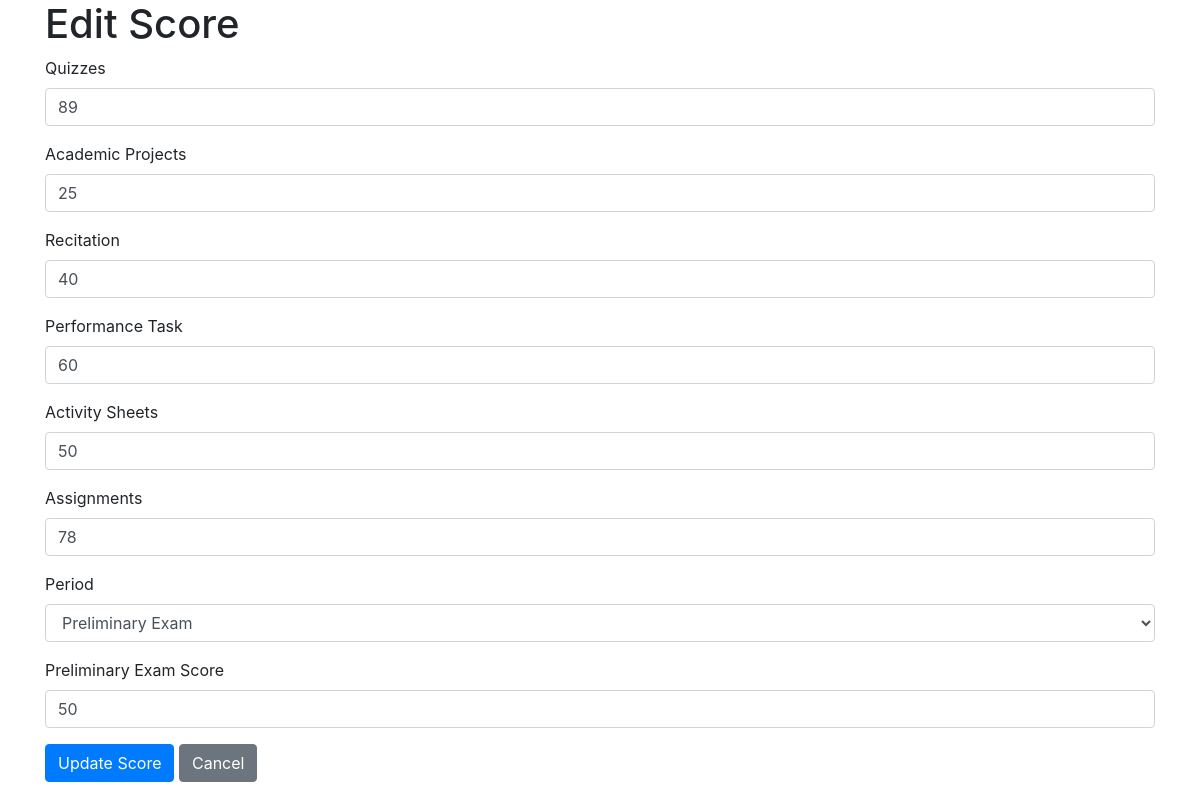
The app's page /edit_score.php?id=46, older data.
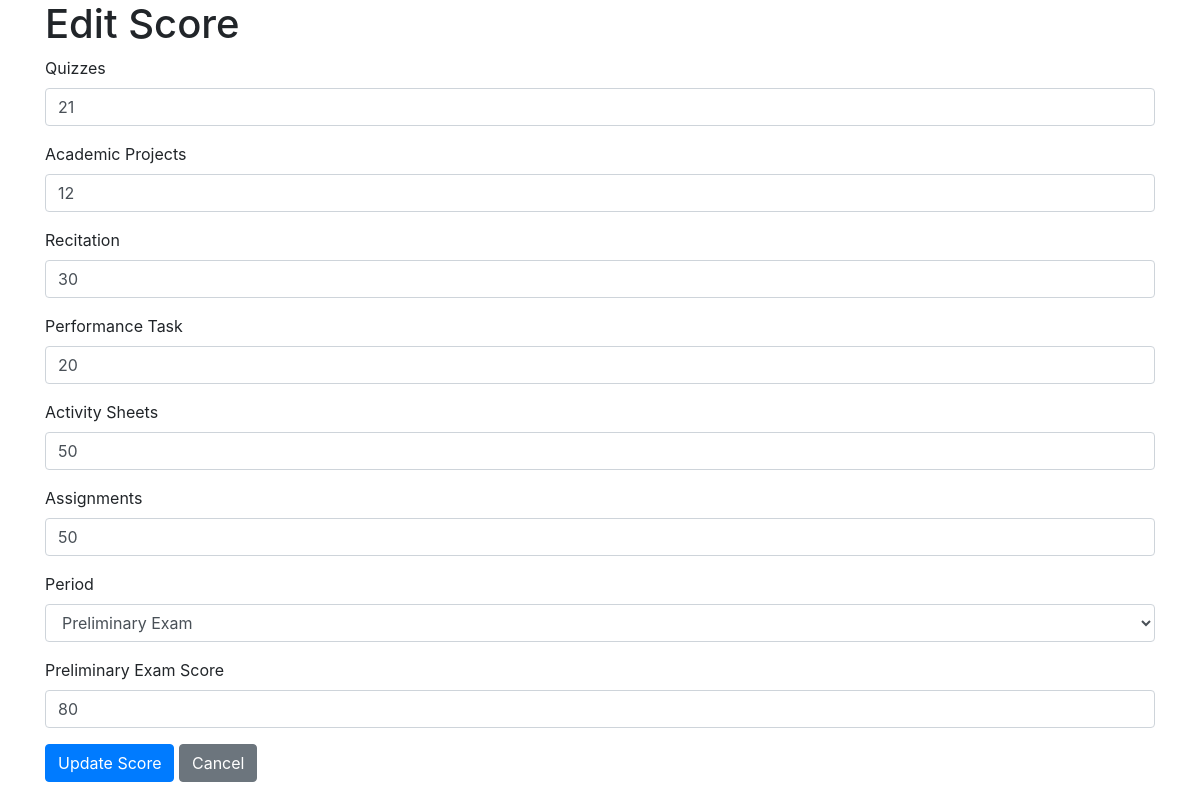
The same page, newer data.
### tables this page shows
CREATE TABLE `grades` (
  `id` int(11) NOT NULL,
  `student_id` int(11) DEFAULT NULL,
  `course_id` int(11) DEFAULT NULL,
  `period` enum('1','2','3','4','PE','ME','SFE','FE') DEFAULT NULL,
  `quizzes` float DEFAULT NULL,
  `academic_projects` float DEFAULT NULL,
  `recitation` float DEFAULT NULL,
  `performance_task` float DEFAULT NULL,
  `activity_sheets` float DEFAULT NULL,
  `assignments` float DEFAULT NULL,
  `prelim_exam` float DEFAULT NULL,
  `midterm_exam` float DEFAULT NULL,
  `semi_final_exam` float DEFAULT NULL,
  `final_exam` float DEFAULT NULL,
  `exam_score` float DEFAULT NULL,
  `remarks` varchar(20) DEFAULT NULL,
  `lec_lab` enum('LEC','LAB') DEFAULT NULL,
  `units` int(11) DEFAULT NULL,
  `total_units` int(11) DEFAULT NULL,
  `total_load_units` int(11) DEFAULT NULL,
  `status` enum('enrolled','dropped','completed') DEFAULT 'enrolled'
);

### edit_score.php (the view, shortened to what this page needs)
<?php
include 'config.php';
if ($_SERVER['REQUEST_METHOD'] === 'GET' && isset($_GET['id'])) {
    $grade_id = $_GET['id'];
    $sql = "SELECT * FROM grades WHERE id = ?";
    $stmt = $conn->prepare($sql);
    $stmt->bind_param("i", $grade_id);
    $stmt->execute();
    $result = $stmt->get_result();
    $grade = $result->fetch_assoc();
}
?>
<!DOCTYPE html>
<html lang="en">
<head>
    <link rel="stylesheet" href="assets/css/bootstrap.min.css">
</head>
<body>
    <div class="container">
        <h1>Edit Score</h1>
        <form method="POST" action="edit_score.php">
            <div class="form-group">
                <label>Quizzes</label>
                <input type="number" name="quizzes" class="form-control" value="<?php echo $grade['quizzes']; ?>" required>
            </div>
            <div class="form-group">
                <label>Academic Projects</label>
                <input type="number" name="academic_projects" class="form-control" value="<?php echo $grade['academic_projects']; ?>" required>
            </div>
            <div class="form-group">
                <label>Recitation</label>
                <input type="number" name="recitation" class="form-control" value="<?php echo $grade['recitation']; ?>" required>
            </div>
            <div class="form-group">
                <label>Performance Task</label>
                <input type="number" name="performance_task" class="form-control" value="<?php echo $grade['performance_task']; ?>" required>
            </div>
            <div class="form-group">
                <label>Activity Sheets</label>
                <input type="number" name="activity_sheets" class="form-control" value="<?php echo $grade['activity_sheets']; ?>" required>
            </div>
            <div class="form-group">
                <label>Assignments</label>
                <input type="number" name="assignments" class="form-control" value="<?php echo $grade['assignments']; ?>" required>
            </div>
            <div class="form-group">
                <label>Period</label>
                <select name="period" id="period" class="form-control" onchange="updateExamFields()">
                    <option value="PE" <?php if ($grades['period'] == 'PE') echo 'selected'; ?>>Preliminary Exam</option>
                </select>
            </div>
            <div class="form-group" id="prelim_exam_div" style="display: none;">
                <label for="prelim_exam">Preliminary Exam Score</label>
                <input type="number" step="0.01" name="prelim_exam" class="form-control" id="prelim_exam" value="<?php echo $grade['prelim_exam']; ?>">
            </div>
            <button type="submit" name="update_score" class="btn btn-primary">Update Score</button>
            <a href="report.php" class="btn btn-secondary">Cancel</a>
        </form>
    </div>
</body>
</html>

Row changes from the older to the newer data that the page shows:
changed grades: quizzes "89" → "21"; academic_projects "25" → "12"; recitation "40" → "30"; performance_task "60" → "20"; assignments "78" → "50"; prelim_exam "50" → "80"
